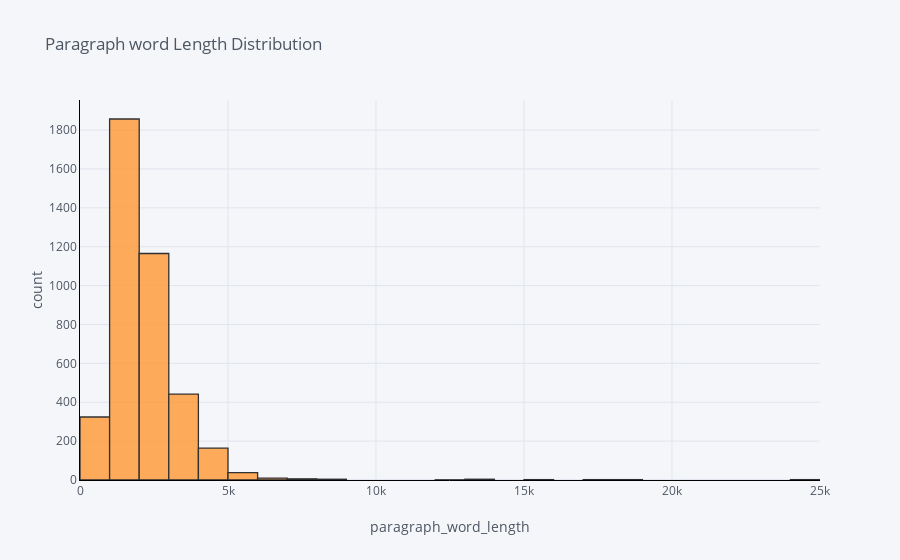

Write notebook code for a chart like this one.
### Code cell
#Word Length Distribution
data['word_len_paragraphs1'] = data['text1_cleaned'].apply(lambda x: word_len(x))
data['word_len_paragraphs1'].iplot(
    kind='hist',
    bins=40,
    xTitle='paragraph_word_length',
    linecolor='black',
    yTitle='count',
    title='Paragraph word Length Distribution')

### Figure 1 — Plotly figure (JSON) as saved in the notebook; plotly's stock layout.template omitted (floating-point values rounded to 4 significant figures; data arrays with more than 128 entries replaced by an {"elided": "..."} marker saying what was removed)
{"data": [{"histfunc": "count", "histnorm": "", "marker": {"color": "rgba(255, 153, 51, 1.0)", "line": {"color": "#000000", "width": 1.3}}, "name": "word_len_paragraphs1", "nbinsx": 40, "opacity": 0.8, "orientation": "v", "type": "histogram", "x": {"elided": "4023 int values"}}], "layout": {"autosize": true, "barmode": "overlay", "legend": {"bgcolor": "#F5F6F9", "font": {"color": "#4D5663"}}, "paper_bgcolor": "#F5F6F9", "plot_bgcolor": "#F5F6F9", "title": {"font": {"color": "#4D5663"}, "text": "Paragraph word Length Distribution"}, "xaxis": {"autorange": true, "gridcolor": "#E1E5ED", "linecolor": "black", "range": [-0.5, 25000.0], "showgrid": true, "tickfont": {"color": "#4D5663"}, "title": {"font": {"color": "#4D5663"}, "text": "paragraph_word_length"}, "type": "linear", "zerolinecolor": "#E1E5ED"}, "yaxis": {"autorange": true, "gridcolor": "#E1E5ED", "linecolor": "black", "range": [0, 1955.0], "showgrid": true, "tickfont": {"color": "#4D5663"}, "title": {"font": {"color": "#4D5663"}, "text": "count"}, "zerolinecolor": "#E1E5ED"}}}
